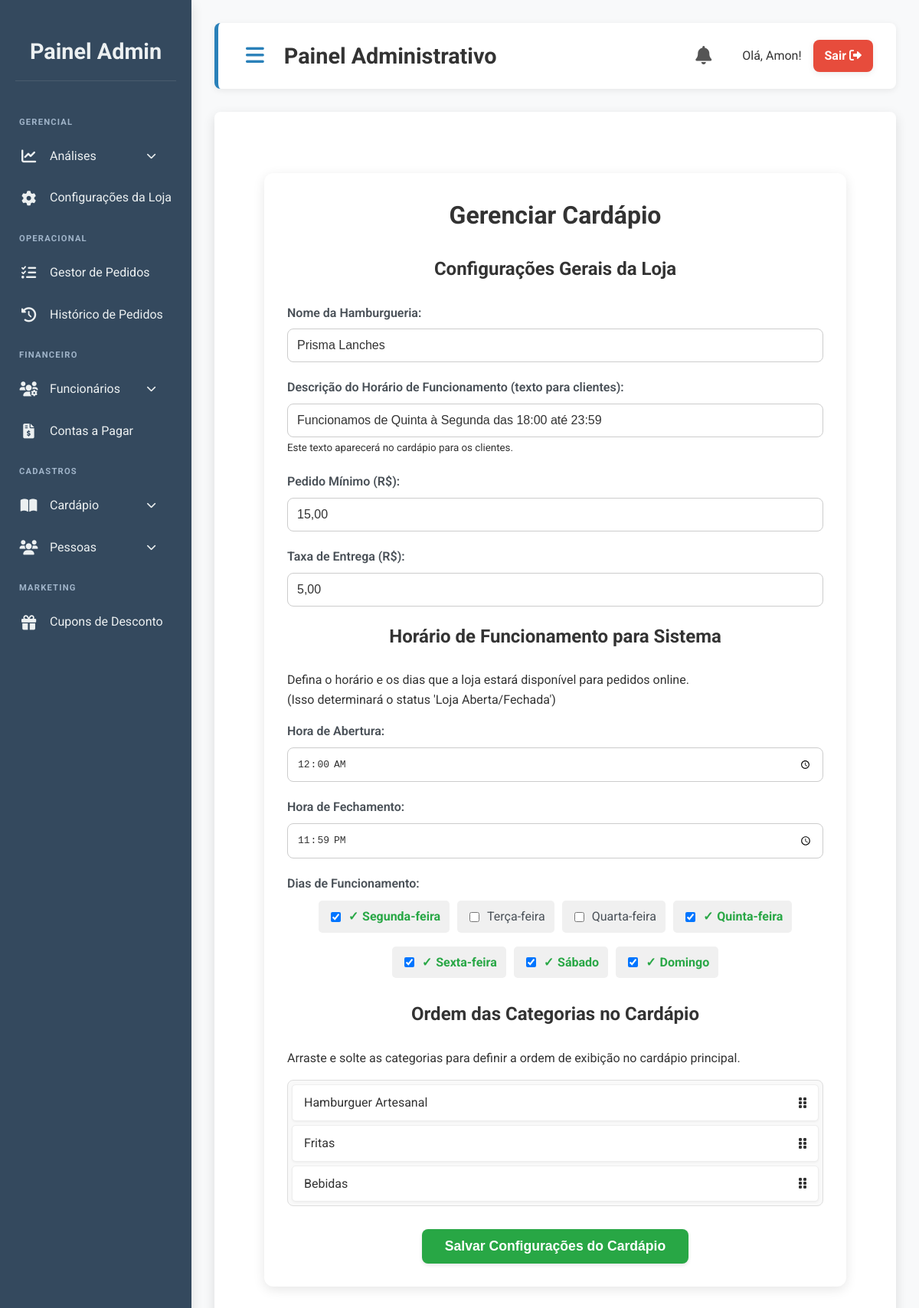
The page /admin/cardapio/index.php (signed in) on the database its author committed.
### tables this page shows
CREATE TABLE `configuracoes_loja` (
  `id` int(11) NOT NULL,
  `nome_hamburgueria` varchar(255) NOT NULL,
  `horario_funcionamento` varchar(255) DEFAULT NULL,
  `pedido_minimo` decimal(10,2) DEFAULT NULL,
  `hora_abertura` time DEFAULT '00:00:00',
  `hora_fechamento` time DEFAULT '23:59:59',
  `dias_abertura` varchar(255) DEFAULT '1,2,3,4,5,6,7',
  `taxa_entrega` decimal(10,2) DEFAULT 0.00
);

CREATE TABLE `categorias` (
  `id` int(11) NOT NULL,
  `nome` varchar(100) NOT NULL,
  `ordem` int(11) DEFAULT NULL
);

### admin/cardapio/index.php (the view, shortened to what this page needs)
<?php
require_once __DIR__ . '/../../includes/conexao.php';
$nome_hamburgueria = "Hamburgueria Padrão";
$horario_funcionamento = "Aberto todos os dias";
$pedido_minimo = "0.00";
$taxa_entrega = "0.00";
$hora_abertura = "00:00";
$hora_fechamento = "23:59";
$dias_abertura_array = [];
$sqlConfig = "SELECT nome_hamburgueria, horario_funcionamento, pedido_minimo, taxa_entrega, hora_abertura, hora_fechamento, dias_abertura FROM configuracoes_loja WHERE id = 1";
$resultConfig = $conn->query($sqlConfig);
if ($resultConfig && $resultConfig->num_rows > 0) {
    $config = $resultConfig->fetch_assoc();
    $nome_hamburgueria = htmlspecialchars($config['nome_hamburgueria']);
    $horario_funcionamento = htmlspecialchars($config['horario_funcionamento']);
    $pedido_minimo = htmlspecialchars(number_format($config['pedido_minimo'], 2, ',', '.'));
    $taxa_entrega = htmlspecialchars(number_format($config['taxa_entrega'], 2, ',', '.'));
    $hora_abertura = substr($config['hora_abertura'], 0, 5);
    $hora_fechamento = substr($config['hora_fechamento'], 0, 5);
    $dias_abertura_array = explode(',', $config['dias_abertura']);
}
$categorias = [];
$sqlCategorias = "SELECT id, nome FROM categorias ORDER BY ordem ASC, nome ASC";
$resultCategorias = $conn->query($sqlCategorias);
if ($resultCategorias) {
    while ($cat = $resultCategorias->fetch_assoc()) {
        $categorias[] = $cat;
    }
}
?>
<div class="container-admin">
    <div class="form-cardapio-config">
        <h1>Gerenciar Cardápio</h1>
        <form action="index.php" method="POST">
            <h2>Configurações Gerais da Loja</h2>
            <div class="form-group">
                <label for="nome_hamburgueria">Nome da Hamburgueria:</label>
                <input type="text" id="nome_hamburgueria" name="nome_hamburgueria" value="<?= htmlspecialchars($nome_hamburgueria) ?>" required>
            </div>
            <div class="form-group">
                <label for="horario_funcionamento">Descrição do Horário de Funcionamento (texto para clientes):</label>
                <input type="text" id="horario_funcionamento" name="horario_funcionamento" value="<?= htmlspecialchars($horario_funcionamento) ?>" placeholder="Ex: Abre hoje às 18h" required>
                <small>Este texto aparecerá no cardápio para os clientes.</small>
            </div>
            <div class="form-group">
                <label for="pedido_minimo">Pedido Mínimo (R$):</label>
                <input type="text" id="pedido_minimo" name="pedido_minimo" value="<?= htmlspecialchars($pedido_minimo) ?>" placeholder="Ex: R$ 10,00" required>
            </div>
            <div class="form-group">
                <label for="taxa_entrega">Taxa de Entrega (R$):</label>
                <input type="text" id="taxa_entrega" name="taxa_entrega" value="<?= htmlspecialchars($taxa_entrega) ?>" placeholder="Ex: R$ 5,00" required>
            </div>
            <h2>Horário de Funcionamento para Sistema</h2>
            <p>Defina o horário e os dias que a loja estará disponível para pedidos online. <br> (Isso determinará o status 'Loja Aberta/Fechada')</p>
            <div class="form-group">
                <label for="hora_abertura">Hora de Abertura:</label>
                <input type="time" id="hora_abertura" name="hora_abertura" value="<?= htmlspecialchars($hora_abertura) ?>" required>
            </div>
            <div class="form-group">
                <label for="hora_fechamento">Hora de Fechamento:</label>
                <input type="time" id="hora_fechamento" name="hora_fechamento" value="<?= htmlspecialchars($hora_fechamento) ?>" required>
            </div>
            <div class="form-group">
                <label>Dias de Funcionamento:</label>
                <div class="dias-semana-group">
                    <?php
                    $dias_da_semana = [
                        1 => 'Segunda-feira',
                        2 => 'Terça-feira',
                        3 => 'Quarta-feira',
                        4 => 'Quinta-feira',
                        5 => 'Sexta-feira',
                        6 => 'Sábado',
                        7 => 'Domingo'
                    ];
                    foreach ($dias_da_semana as $num_dia => $nome_dia) :
                        $checked = in_array($num_dia, $dias_abertura_array) ? 'checked' : '';
                    ?>
                        <label>
                            <input type="checkbox" name="dias_abertura[]" value="<?= $num_dia ?>" <?= $checked ?>>
                            <span><?= $nome_dia ?></span>
                        </label>
                    <?php endforeach; ?>
                </div>
            </div>
            <h2>Ordem das Categorias no Cardápio</h2>
            <p>Arraste e solte as categorias para definir a ordem de exibição no cardápio principal.</p>
            <ul id="lista-categorias-ordenavel">
                <?php if (!empty($categorias)): ?>
                    <?php foreach ($categorias as $categoria): ?>
                        <li draggable="true" data-id="<?= htmlspecialchars($categoria['id']) ?>">
                            <span><?= htmlspecialchars($categoria['nome']) ?></span>
                            <i class="fas fa-grip-vertical"></i>
                        </li>
                    <?php endforeach; ?>
                <?php else: ?>
                    <li>Nenhuma categoria cadastrada.</li>
                <?php endif; ?>
            </ul>
            <div class="botoes-form">
                <button type="submit" class="btn-salvar">Salvar Configurações do Cardápio</button>
            </div>
        </form>
    </div>
</div>
<?php
include __DIR__ . '/../template_admin.php';
?>

### public/css/admin.css (style rules this page uses)
:root { --primary-color: #2980b9; --primary-hover-color: #2173a3; --secondary-color: #34495e; --accent-color: #2ecc71; --accent-hover-color: #27ae60; --text-color: #333; --light-text-color: #ecf0f1; --background-color: #f8f9fa; --card-background: #ffffff; --border-color: #e9ecef; --shadow-light: 0 2px 8px rgba(0,0,0,0.08); --shadow-medium: 0 5px 15px rgba(0,0,0,0.12); --shadow-hover: 0 8px 20px rgba(0,0,0,0.15); --border-radius-base: 8px; --transition-base: all 0.3s ease-in-out; --input-focus-shadow: 0 0 0 0.2rem rgba(41, 128, 185, 0.25); }
body { font-family: 'Roboto', sans-serif; background-color: var(--background-color); margin: 0; padding: 0; display: flex; min-height: 100vh; color: var(--text-color); line-height: 1.6; }
h1 { margin-top: 0; margin-bottom: 20px; font-weight: 700; }
.form-group { margin-bottom: 20px; }
.form-group label { display: block; margin-bottom: 8px; font-weight: 600; color: #495057; }
.form-group input[type="text"], .form-group input[type="number"], .form-group textarea, .form-group select { width: 100%; padding: 12px; border: 1px solid var(--border-color); border-radius: var(--border-radius-base); box-sizing: border-box; font-size: 1em; }

### admin/cardapio/index.php (style rules this page uses)
.container-admin { padding: 20px; }
.form-cardapio-config { background-color: #fff; padding: 30px; border-radius: 12px; box-shadow: 0 4px 15px rgba(0, 0, 0, 0.1); max-width: 700px; margin: 30px auto; }
.form-cardapio-config h1, .form-cardapio-config h2 { text-align: center; color: #333; margin-bottom: 25px; }
.form-group { margin-bottom: 20px; }
.form-group label { display: block; margin-bottom: 8px; font-weight: 600; color: #495057; }
.form-group input[type="text"], .form-group input[type="time"], .form-group input[type="number"], .form-group textarea { width: 100%; padding: 12px; border: 1px solid #ccc; border-radius: 8px; box-sizing: border-box; font-size: 1em; color: #333; transition: border-color 0.2s ease, box-shadow 0.2s ease; }
.botoes-form { display: flex; justify-content: center; margin-top: 30px; }
.btn-salvar { background-color: #28a745; color: white; padding: 12px 30px; border: none; border-radius: 8px; font-size: 1.1em; font-weight: bold; cursor: pointer; transition: background-color 0.2s ease, transform 0.2s ease, box-shadow 0.2s ease; box-shadow: 0 2px 5px rgba(0,0,0,0.1); }
#lista-categorias-ordenavel { list-style: none; padding: 0; border: 1px solid #ddd; border-radius: 8px; background-color: #f9f9f9; }
#lista-categorias-ordenavel li { background-color: #fff; margin: 5px; padding: 10px 15px; border: 1px solid #eee; border-radius: 5px; display: flex; justify-content: space-between; align-items: center; cursor: grab; box-shadow: 0 1px 3px rgba(0,0,0,0.05); transition: background-color 0.2s ease, box-shadow 0.2s ease; }
.dias-semana-group { display: flex; flex-wrap: wrap; gap: 10px; margin-top: 10px; justify-content: center; }
.dias-semana-group label { background-color: #f0f0f0; padding: 8px 12px; border-radius: 5px; cursor: pointer; transition: background-color 0.2s ease; display: flex; align-items: center; gap: 5px; font-weight: normal; }
.dias-semana-group input[type="checkbox"] { margin-right: 5px; width: auto; }
.dias-semana-group input[type="checkbox"]:checked + span { font-weight: bold; color: #28a745; }
.dias-semana-group input[type="checkbox"]:checked + span::before { content: '\2713'; margin-right: 5px; color: #28a745; }

### rows shown on the page
configuracoes_loja: nome_hamburgueria "Prisma Lanches", horario_funcionamento "Funcionamos de Quinta à Segunda das 18:00 até 23:59", pedido_minimo "15,00", taxa_entrega "5,00", hora_abertura "00:00", hora_fechamento "23:59"
categorias: nome "Hamburguer Artesanal"
categorias: nome "Fritas"
categorias: nome "Bebidas"

### other values the page prints
$nome_usuario "Amon"
$nome_dia "Segunda-feira"
$nome_dia "Terça-feira"
$nome_dia "Quarta-feira"
$nome_dia "Quinta-feira"
$nome_dia "Sexta-feira"
$nome_dia "Sábado"
$nome_dia "Domingo"
